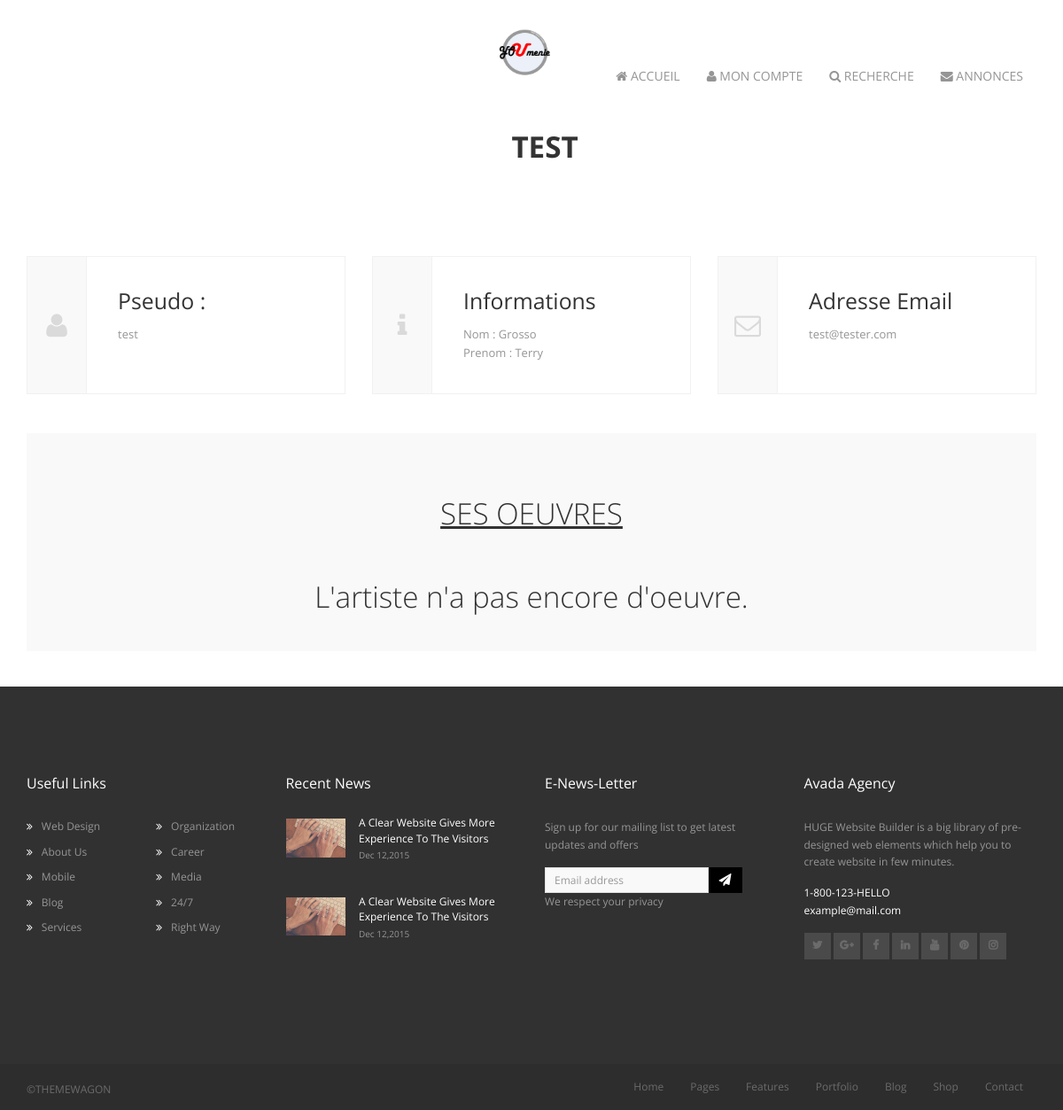
The app's page /artiste/artiste.php?ID=2 with its own data.
### tables this page shows
CREATE TABLE IF NOT EXISTS `user_artist` (
  `id` int(11) NOT NULL AUTO_INCREMENT,
  `login` varchar(255) NOT NULL,
  `mdp` varchar(255) NOT NULL,
  `email` varchar(255) NOT NULL,
  `nom` varchar(255) NOT NULL,
  `prenom` varchar(255) NOT NULL,
  `age` int(11) NOT NULL,
  `biographie` text NOT NULL,
  PRIMARY KEY (`id`)
);

### artiste/artiste.php (the view, shortened to what this page needs)
<?php
$req_info='select * from user_artist where id="'.$_GET['ID'].'"';
$resultat_info = mysql_query($req_info);
$info = mysql_fetch_array($resultat_info);
?>
<!DOCTYPE html>
<html class="no-js">
    <head>
        <link rel="stylesheet" href="../assets/css/bootstrap.min.css">
        <link rel="stylesheet" href="../assets/css/font-awesome.min.css">
        <link rel="stylesheet" href="../assets/css/animate.css">
        <link rel="stylesheet" href="../assets/css/owl.carousel.css">
        <link rel="stylesheet" href="../assets/css/owl.theme.css">
        <link rel="stylesheet" href="../assets/css/style.css">
    </head>
    <body>
        <div id="home-page">
		   <?php include "header.php"; ?>
            <div class="main-content">
                <div class="container">
                <section class="bg-white designation">
                    <div class="container">
                        <div class="headline text-center">
                            <div class="row">
                                <div class="col-md-6 col-md-offset-3">
                                    <h2 class="section-title"><b><?php echo $info["login"]; ?></b> <?php if(isset($erreur)) echo $erreur; ?></h2>
                                </div>
                            </div>
                        </div>
                    </div>
                </section>
                    <section class="contact-address bg-white">
                        <div class="row">
                            <div class="col-md-4 col-xs-12">
                                <div class="address-info">
                                    <div class="row">
                                        <div class="col-md-3 col-xs-3">
                                            <div class="address-info-icon text-center center-block bg-light-gray">
											<i class="fa fa-user" aria-hidden="true"></i>
                                            </div>
                                        </div>
                                        <div class="col-md-9 col-xs-9 address-info-desc">
                                            <h3>Pseudo :</h3>
                                            <p>
                                                <?php
															echo $info["login"];
													 ?>
                                            </p>
                                        </div>
                                    </div>
                                </div>
                            </div>
                            <div class="col-md-4 col-xs-12">
                                <div class="address-info">
                                    <div class="row">
                                        <div class="col-md-3 col-xs-3">
                                            <div class="address-info-icon text-center center-block bg-light-gray">
                                                <i class="fa fa-info" aria-hidden="true"></i>
                                            </div>
                                        </div>
                                        <div class="col-md-9 col-xs-9 address-info-desc">
                                            <h3>Informations</h3>
                                            <p>
                                                Nom : <?php echo $info["nom"]; ?>
                                                <br/>
                                                Prenom : <?php echo $info["prenom"]; ?>
                                            </p>
                                        </div>
                                    </div>
                                </div>
                            </div>
                            <div class="col-md-4 col-xs-12">
                                <div class="address-info">
                                    <div class="row">
                                        <div class="col-md-3 col-xs-3">
                                            <div class="address-info-icon text-center center-block bg-light-gray">
                                                <i class="fa fa-envelope-o"></i>
                                            </div>
                                        </div>
                                        <div class="col-md-9 col-xs-9 address-info-desc">
                                            <h3>Adresse Email</h3>
                                            <p>
                                                <?php echo $info["email"]; ?>
                                            </p>
                                        </div>
                                    </div>
                                </div>
                            </div>
                        </div>
                    </section>
                <section class="bg-light-gray">
                        <div class="headline text-center">
                            <div class="row">
                                <div class="col-md-6 col-md-offset-3">
                                    <h2 class="section-title"><u>Ses oeuvres</u></h2>
                                </div>
                            </div>
                        </div>
						<?php
						$req="SELECT * FROM oeuvres WHERE user LIKE '".$info["login"]."' ";
						$sql=mysql_query($req);
						if(mysql_num_rows($sql)<1)
						{
							echo "<center><h2>L'artiste n'a pas encore d'oeuvre.</h2></center>";
						} ?>
                </section>
				<br><br>
                </div>
            </div>
            <?php include "footer.php"; ?>
        </div>
    </body>
</html>

### assets/css/style.css (style rules this page uses)
body { background-color: white; font-family: 'Open Sans', sans-serif;; font-weight: 400; line-height: 1.45; color: #333; }
html { font-size: 0.813em; }
h1, h2, h3, h4 { margin: 1.414em 0 0.5em; font-weight: inherit; line-height: 1.2; }
h2 { font-size: 2.369em; font-weight: 300; }
h3 { font-size: 1.777em; }
p { color: #969595; line-height: 1.62em; margin-bottom: 1.3em; }
.bg-light-gray { background-color: #f9f9f9; }
.bg-white { background-color: #ffffff; }
.section-title { margin-bottom: 5px; text-transform: uppercase; }
section { padding: 1.7129em 0; }
.headline { margin-bottom: 50px; }
.designation .section-title { margin-top: 0px; }
.contact-address { margin: 0px; }
.contact-address .address-info { border: 1px solid #f1f1f1; margin-bottom: 20px; padding: 0px; }
.contact-address .address-info .address-info-icon { background-color: #f9f9f9; border-right: 1px solid #f1f1f1; }
.contact-address .address-info .address-info-icon i { position: relative; padding: 62px 0px; font-size: 30px; color: #dadada; }
.contact-address .address-info .address-info-desc { padding: 0px 0px 16px 20px; }
.contact-address .address-info .address-info-desc p { font-size: 13px; }

### records on screen
user_artist: login "TEST", login "test", nom "Grosso", prenom "Terry", email "test@tester.com"
